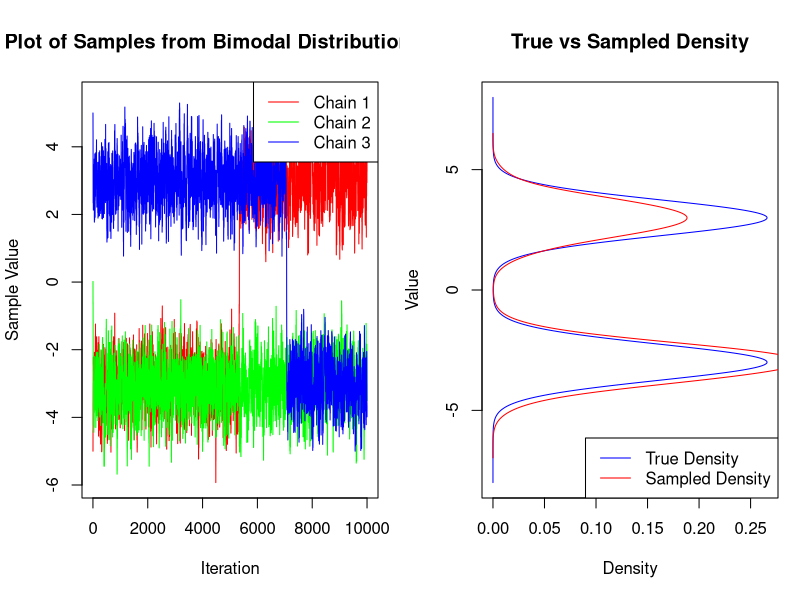

This figure's R source:
# Set up necessary parameters
true_sd = 0.75
proposal_sd = 0.5

# Set seed for reproducibility
set.seed(123)

# Define the bimodal density function
bimodal_density <- function(x) {
  0.5 * dnorm(x, mean = -3, sd = true_sd) + 0.5 * dnorm(x, mean = 3, sd = true_sd)
}

# Metropolis-Hastings algorithm
mcmc_sample <- function(n_iter, proposal_sd, init_value) {
  samples <- numeric(n_iter)
  samples[1] = init_value
  current_value = init_value
  
  for (i in 2:n_iter) {
    proposed_value = rnorm(1, mean = current_value, sd = proposal_sd)
    acceptance_ratio = bimodal_density(proposed_value) / bimodal_density(current_value)
    
    if (runif(1) < acceptance_ratio) {
      current_value = proposed_value
    }
    
    samples[i] = current_value
  }
  
  return(samples)
}

# Generate samples for 3 chains
n_chains = 3
n_iter = 10000
init_values = seq(-5, 5, length.out = n_chains)
all_samples = lapply(init_values, function(init) mcmc_sample(n_iter, proposal_sd, init))

# Combine all samples into one vector for density estimation
combined_samples <- unlist(all_samples)

# Set up plotting layout
par(mfrow = c(1, 2), mar = c(5, 4, 4, 1) + 0.1)

# Plot trace plots
plot(NULL, xlim = c(1, n_iter), ylim = range(combined_samples), xlab = "Iteration", ylab = "Sample Value", main = "Trace Plot of Samples from Bimodal Distribution (3 Chains)")
colors <- c("red", "green", "blue")
for (i in 1:n_chains) {
  lines(1:n_iter, all_samples[[i]], col = colors[i], lty = 1)
}
legend("topright", legend = paste("Chain", 1:n_chains), col = colors, lty = 1)

# Plot true density and sampled density
true_density_x <- seq(-8, 8, length.out = 1000)
true_density_y <- bimodal_density(true_density_x)
sampled_density <- density(combined_samples)

plot(true_density_y, true_density_x, type = "l", col = "blue", xlab = "Density", ylab = "Value", main = "True vs Sampled Density", ylim = range(true_density_x))
lines(sampled_density$y, sampled_density$x, col = "red")
legend("bottomright", legend = c("True Density", "Sampled Density"), col = c("blue", "red"), lty = 1)

# Save the plot to a file
dev.copy(png, filename = "lecture_notes/MCMC/bimodal2.png", width = 16*300, height = 9*300, res = 300)
dev.off()
